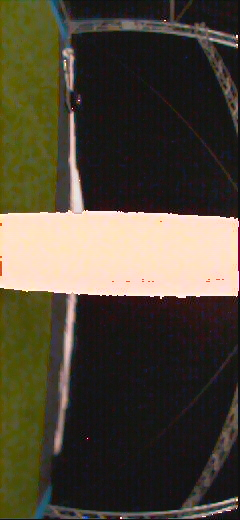
#> input picture python_vision/test_image_1.jpg, 240 x 520 px
$ python -i Edge_detect.py   (imports and definitions only)
#> lines starting #> are read from the running program, lines starting #| are printed output that depends on the picture
import cv2
import numpy as np


def find_edge_OF(image, gray_scale=False, blur=False, minTH=0, maxTH=200):
    # img = cv2.rotate(image, cv2.ROTATE_90_COUNTERCLOCKWISE)
    img = image
    # Convert to graycsale
    if gray_scale == True:
        img = cv2.cvtColor(img, cv2.COLOR_BGR2GRAY)
        # cv2.imshow('Grayscale', img)

    # Blur the image for better edge detection
    if blur == True:
        img = cv2.GaussianBlur(img, (3, 3), 0)
        # cv2.imshow('Gaussian Blur', img)

    # Canny Edge Detection
    edges = cv2.Canny(image=img, threshold1=minTH, threshold2=maxTH)  # Canny Edge Detection

    return edges


# [63 lines left out: functions edge_detect_Harris, edge_detect_FAST, edge_detect_ShiTomasi, not called in this run]

>>> import cv2
>>> picture = cv2.imread('test_image_1.jpg')
#> picture is the input picture: shape (520, 240, 3); mean B, G, R 56.9, 71.9, 79.4
>>> result = find_edge_OF(picture)
#> in find_edge_OF, `edges = cv2.Canny(image=img, threshold1=minTH, threshold2=maxTH)`:
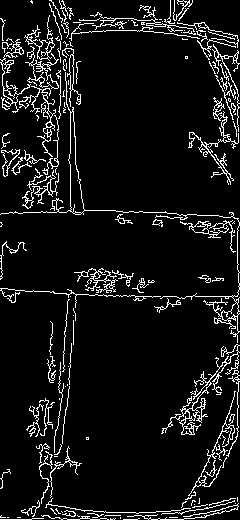
#> edges: shape (520, 240); 8.1% white in thin lines or dots

$ run again, on python_vision/test_image_2.jpg
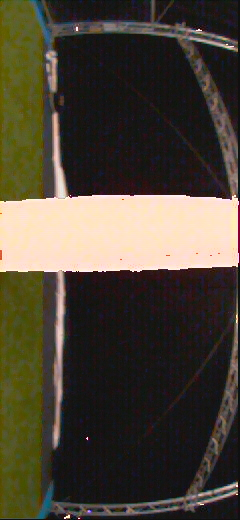
#> input picture python_vision/test_image_2.jpg, 240 x 520 px
#> picture is the input picture: shape (520, 240, 3); mean B, G, R 55.8, 68.9, 76.5
#> in find_edge_OF, `edges = cv2.Canny(image=img, threshold1=minTH, threshold2=maxTH)`:
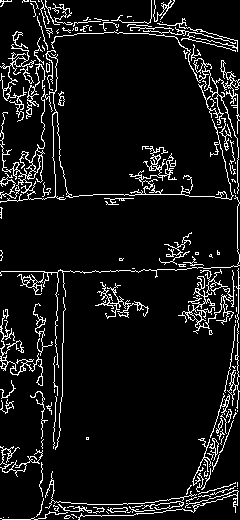
#> edges: shape (520, 240); 8.4% white in thin lines or dots
